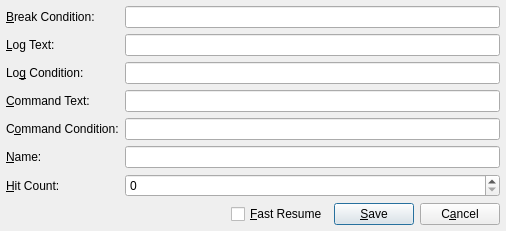
<?xml version="1.0" encoding="UTF-8"?>
<ui version="4.0">
 <class>EditBreakpointDialog</class>
 <widget class="QDialog" name="EditBreakpointDialog">
  <property name="geometry">
   <rect>
    <x>0</x>
    <y>0</y>
    <width>506</width>
    <height>221</height>
   </rect>
  </property>
  <property name="windowTitle">
   <string>Edit breakpoint</string>
  </property>
  <layout class="QVBoxLayout" name="verticalLayout">
   <property name="spacing">
    <number>6</number>
   </property>
   <property name="leftMargin">
    <number>6</number>
   </property>
   <property name="topMargin">
    <number>6</number>
   </property>
   <property name="rightMargin">
    <number>6</number>
   </property>
   <property name="bottomMargin">
    <number>6</number>
   </property>
   <item>
    <layout class="QGridLayout" name="gridLayout">
     <property name="leftMargin">
      <number>0</number>
     </property>
     <property name="bottomMargin">
      <number>0</number>
     </property>
     <property name="horizontalSpacing">
      <number>6</number>
     </property>
     <item row="1" column="0">
      <widget class="QLabel" name="labelLogText">
       <property name="text">
        <string>&amp;Log Text:</string>
       </property>
       <property name="buddy">
        <cstring>editLogText</cstring>
       </property>
      </widget>
     </item>
     <item row="0" column="0">
      <widget class="QLabel" name="labelBreakCondition">
       <property name="text">
        <string>&amp;Break Condition:</string>
       </property>
       <property name="buddy">
        <cstring>editBreakCondition</cstring>
       </property>
      </widget>
     </item>
     <item row="0" column="1">
      <widget class="QLineEdit" name="editBreakCondition"/>
     </item>
     <item row="1" column="1">
      <widget class="QLineEdit" name="editLogText"/>
     </item>
     <item row="5" column="1">
      <widget class="QLineEdit" name="editName"/>
     </item>
     <item row="2" column="1">
      <widget class="QLineEdit" name="editLogCondition"/>
     </item>
     <item row="2" column="0">
      <widget class="QLabel" name="labelLogCondition">
       <property name="text">
        <string>Lo&amp;g Condition:</string>
       </property>
       <property name="buddy">
        <cstring>editLogCondition</cstring>
       </property>
      </widget>
     </item>
     <item row="5" column="0">
      <widget class="QLabel" name="labelName">
       <property name="text">
        <string>&amp;Name:</string>
       </property>
       <property name="buddy">
        <cstring>editName</cstring>
       </property>
      </widget>
     </item>
     <item row="3" column="0">
      <widget class="QLabel" name="labelCommandText">
       <property name="text">
        <string>&amp;Command Text:</string>
       </property>
       <property name="buddy">
        <cstring>editCommandText</cstring>
       </property>
      </widget>
     </item>
     <item row="3" column="1">
      <widget class="QLineEdit" name="editCommandText"/>
     </item>
     <item row="6" column="1">
      <widget class="QSpinBox" name="spinHitCount">
       <property name="minimum">
        <number>0</number>
       </property>
       <property name="maximum">
        <number>2000000000</number>
       </property>
      </widget>
     </item>
     <item row="6" column="0">
      <widget class="QLabel" name="labelHitCount">
       <property name="text">
        <string>&amp;Hit Count:</string>
       </property>
       <property name="buddy">
        <cstring>spinHitCount</cstring>
       </property>
      </widget>
     </item>
     <item row="4" column="0">
      <widget class="QLabel" name="labelCommandCondition">
       <property name="text">
        <string>C&amp;ommand Condition:</string>
       </property>
       <property name="buddy">
        <cstring>editCommandCondition</cstring>
       </property>
      </widget>
     </item>
     <item row="4" column="1">
      <widget class="QLineEdit" name="editCommandCondition"/>
     </item>
    </layout>
   </item>
   <item>
    <layout class="QHBoxLayout" name="layoutSaveCancel">
     <item>
      <spacer name="horizontalSpacer">
       <property name="orientation">
        <enum>Qt::Horizontal</enum>
       </property>
       <property name="sizeHint" stdset="0">
        <size>
         <width>40</width>
         <height>20</height>
        </size>
       </property>
      </spacer>
     </item>
     <item>
      <widget class="QCheckBox" name="checkBoxFastResume">
       <property name="text">
        <string>&amp;Fast Resume</string>
       </property>
      </widget>
     </item>
     <item>
      <widget class="QPushButton" name="buttonSave">
       <property name="text">
        <string>&amp;Save</string>
       </property>
      </widget>
     </item>
     <item>
      <widget class="QPushButton" name="buttonCancel">
       <property name="text">
        <string>C&amp;ancel</string>
       </property>
      </widget>
     </item>
    </layout>
   </item>
  </layout>
 </widget>
 <tabstops>
  <tabstop>editName</tabstop>
  <tabstop>spinHitCount</tabstop>
  <tabstop>buttonSave</tabstop>
  <tabstop>buttonCancel</tabstop>
 </tabstops>
 <resources/>
 <connections>
  <connection>
   <sender>buttonCancel</sender>
   <signal>clicked()</signal>
   <receiver>EditBreakpointDialog</receiver>
   <slot>reject()</slot>
   <hints>
    <hint type="sourcelabel">
     <x>397</x>
     <y>442</y>
    </hint>
    <hint type="destinationlabel">
     <x>462</x>
     <y>441</y>
    </hint>
   </hints>
  </connection>
  <connection>
   <sender>buttonSave</sender>
   <signal>clicked()</signal>
   <receiver>EditBreakpointDialog</receiver>
   <slot>accept()</slot>
   <hints>
    <hint type="sourcelabel">
     <x>279</x>
     <y>435</y>
    </hint>
    <hint type="destinationlabel">
     <x>321</x>
     <y>442</y>
    </hint>
   </hints>
  </connection>
 </connections>
</ui>
